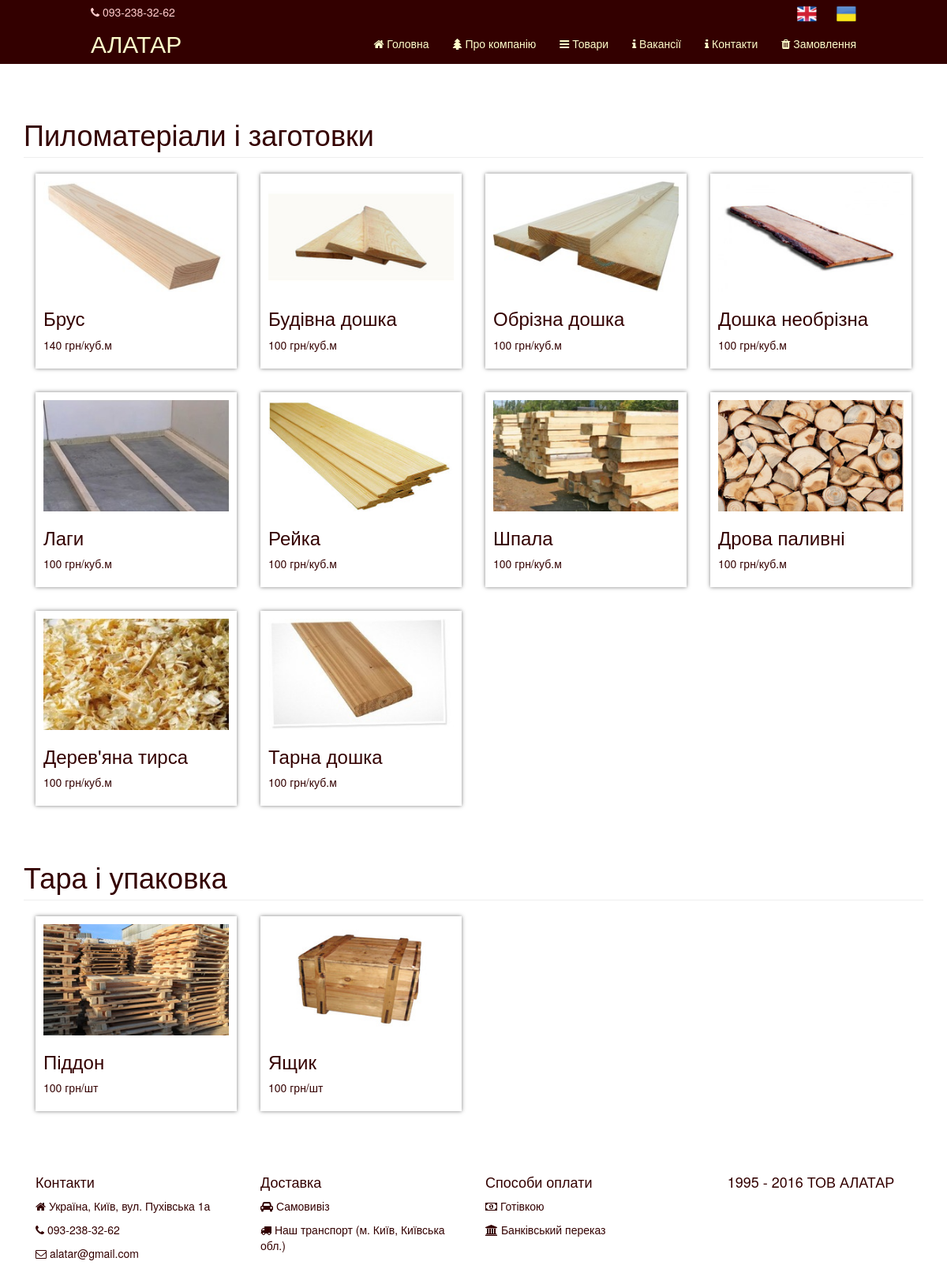
/product, run on the app's committed database.
### tables this page shows
CREATE TABLE IF NOT EXISTS `menu_ukr` (
  `id` int(11) NOT NULL AUTO_INCREMENT,
  `caption` varchar(100) NOT NULL,
  PRIMARY KEY (`id`),
  KEY `caption` (`caption`)
);

CREATE TABLE IF NOT EXISTS `products_ukr` (
  `id` int(11) NOT NULL AUTO_INCREMENT,
  `caption` varchar(200) NOT NULL,
  `menu_type` varchar(30) NOT NULL,
  `measure` text NOT NULL,
  `price` float DEFAULT NULL,
  `info` text,
  `image` text,
  PRIMARY KEY (`id`),
  UNIQUE KEY `caption` (`caption`),
  KEY `menu_type` (`menu_type`)
);

### Recordset.php (called while the page is built, shortened)
<?php
INCLUDE '/DB.php';
class Recordset {
    private $database;
    private $dbh;
    public function __construct(){
        $this->database = DB::get();
    }
    public function connect($host, $dbname, $user, $pass){
        $this->dbh = $this->database->connect($host, $dbname, $user, $pass);
    }
    public function SQL(){
        $args = func_get_args();
        $query = $args[0];
        $argsCount = count($args);
        if($argsCount > 1){
            if(is_array($args[1])){
                $this->sth = $this->dbh->prepare($query);
                $this->sth->execute($args[1]);
            }
            else{
                array_shift($args);
                $this->sth = $this->dbh->prepare($query);
                $this->sth->execute($args);
            }
        }
        else{
            $this->sth = $this->dbh->query($query);
        }
    }
}
?>

### DB.php (called while the page is built, shortened)
<?php
class DB{
    private static $instance;
    public static function get(){
        if (self::$instance === null){
            self::$instance = new DB();
        }
        return self::$instance;
    }
    public function connect($host, $dbname, $user, $pass){
        try{
            $this->dbh = new PDO("mysql:host=".$host.";dbname=".$dbname, $user, $pass);
            return $this->dbh;
        } catch(PDOException $e){
            $this->connected = false;
            echo $e->getMessage();
        }
    }
}
?>

### index.php (called while the page is built)
<?php
require_once 'core.php';

### views/product_view.php (the view, shortened to what this page needs)
<div class="container" style="margin-top: 40px;">
    <div class="page">
        <?$counter = -1;
        foreach($this->data as $row){
            $counter++;?>
            <div class="row">
                 <div class="col-lg-12 col-md-12 col-sm-12 col-xs-12">
                    <h1 class="page-header"><?=$row['caption']?></h1>
                </div>
            </div>
            <?foreach($this->products[$counter] as $row1){?>
                <div class="col-md-3 col-sm-4 col-xs-6 img-portfolio product">
                    <div class = "product1">
                        <img class="img-responsive" src="/images/<?=$row1['image']?>" alt="" style="width: 100%;">
                        <h3>
                            <?=$row1['caption']?>
                        </h3>
                        <p><?=$row1['price']?> грн/<?=$row1['measure']?></p>
                    </div>
                </div>
            <?}?>
        <?}?>

### core.php (shortened to what this page needs)
<?php
include '/Recordset.php';
include '/page.php';
$code = "main";
$routes = explode('/', $_SERVER['REQUEST_URI']);
array_shift($routes);
if($routes[0]==='admin' || file_exists('adminka/'.$routes[0].'.php')){
    if(IN_ADMIN){
        if($routes[0]=='admin'){
            include '/views/header.php';
            include '/views/admin_view.php';
            include '/views/footer.php';
        }
        else{
            include '/adminka/'.$routes[0].'.php';
        }
    }
    else{
        include '/views/header.php';
        include '/views/404_view.php';
        include '/views/footer.php';
    }
}
else {
    if (!empty($routes[0])) {
        $code = $routes[0];
    }
    $page = new Page($code);
    $page->getContent();
    include '/views/header.php';
    $page->publish();
    include '/views/footer.php';
}

### page.php (shortened to what this page needs)
<?php
include_once 'Recordset.php';
class Page{
    public static $db;
    public static $languagePrefix, $local_const;
    private $code,$caption,$content,$parentCode,$isContainer,$aliasOf,$productCode;
    private $view='main', $filename, $title = 'ТОВ "АЛАТАР" купить пиломатериалы недорого Киев';
    private $data = array(), $data1 = array(), $product_types = array();
    private $notFound=false;
    public function __construct($code){
        $this->view = $code;
        if(is_array($code)){
            $this->field = $code;
        }else {
            $this->code = $code;
            $sql = "SELECT * FROM pages".self::$languagePrefix." WHERE code = '".$this->code."'";
            self::$db->SQL($sql);
            try {
                $this->field = self::$db->nextRow();
            }
            catch(Exception $e){
                $this->notFound = true;
                $this->view = '404';
            }
        }
        $this->isContainer = $this->field['isContainer'];
    }
    public function getContent(){
        if(!$this->notFound) {
            if ($this->isContainer === '1') {
                if ($this->code == 'contacts') {
                    self::$db->SQL("SELECT * FROM map");
                    array_push($this->data1, self::$db->nextRow());
                } elseif ($this->code === 'product') {
                    $sql = "SELECT caption FROM menu".self::$languagePrefix." ORDER BY id;";
                    self::$db->SQL($sql);
                    while ($row = self::$db->nextRow()) {
                        array_push($this->data, $row);
                    }
                    foreach ($this->data as $row) {
                        echo $sql = "SELECT * FROM products".self::$languagePrefix." WHERE menu_type = '". $row['caption']."' ORDER BY id";
                        self::$db->SQL($sql);
                    }
                } elseif ($this->code === 'vacancy') {
                    $sql = "SELECT * FROM vacancies".self::$languagePrefix;
                    self::$db->SQL($sql);
                    while ($row = self::$db->nextRow())
                        array_push($this->data, $row);
                }elseif ($this->code === 'orders') {
                    self::$db->SQL("SELECT * FROM orders");
                    while ($row = self::$db->nextRow())
                        array_push($this->data, $row);
                }
            }
        }
        $this->filename = 'views/'.$this->view.'_view.php';
    }
    public function publish(){
        if(file_exists($this->filename)) {
            include $this->filename;
        }
        else{
            include '/views/404_view.php';
        }
    }
}

### views/header.php (shortened to what this page needs)
<!DOCTYPE html>
<html lang="en">
<head>
    <link href="/css/bootstrap.css" rel="stylesheet">
    <link href="/css/modern-business.css" rel="stylesheet">
    <link href="/css/login.css" rel="stylesheet">
    <link rel="stylesheet" href="/adminka/css/admin.css">
	<link rel="stylesheet" href="/font-awesome/css/font-awesome.min.css">
	<link href="//maxcdn.bootstrapcdn.com/font-awesome/4.2.0/css/font-awesome.min.css" rel="stylesheet">
    <link href="/css/site.css" rel="stylesheet">
</head>
<body>
<nav class="navbar navbar-inverse navbar-fixed-top header-style" role="navigation">
    <div class="header-tel-number col-lg-10 col-lg-offset-1 col-xs-12">
        <span><i class="fa fa-phone"></i> 093-238-32-62</span>
        <span class="lang" id="ukr" title="Українською"><img src="/images/Ukraine-Flag.png"></span>
        <span class="lang" id="en" title="English"><img src="/images/United-Kingdom-flag.png"></span>
    </div>
    <div class="container col-lg-10 col-lg-offset-1 col-xs-12">
        <div class="navbar-header">
            <a class="navbar-brand" href="/"><?=Page::$local_const['Alatar']?></a>
        </div>
        <div class="collapse navbar-collapse" id="bs-example-navbar-collapse-1">
            <ul class="nav navbar-nav navbar-right">
                <li>
                    <a href="/"><i class = "fa fa-home"></i> <?=Page::$local_const['main_page']?></a>
                </li>
                <li>
                    <a href="/about"><i class = "fa fa-tree"></i> <?=Page::$local_const['about']?></a>
                </li>
                <li>
                    <a href="/product"><i class = "fa fa-bars"></i> <?=Page::$local_const['products']?></a>
                </li>
                <li>
                    <a href="/vacancy"><i class="fa fa-info"></i> <?=Page::$local_const['vacancy']?></a>
                </li>
                <li>
                    <a href="/contacts"><i class="fa fa-info"></i> <?=Page::$local_const['contacts']?></a>
                </li>
                <li>
                    <a href="/order"><i class="fa fa-trash"></i> <?=Page::$local_const['order']?></a>
                </li>
            </ul>
        </div>
    </div>
</nav>

### views/footer.php (shortened to what this page needs)
</div>
<footer id = "footer" style="margin-top: 40px;">
    <div class="row">
        <div class="col-lg-12 col-sm-12">
            <div class="col-lg-3 col-sm-3 col-xs-6">
            	<h4><?=Page::$local_const['contacts']?></h4>
            	<p><i class="fa fa-home"></i> <?=Page::$local_const['adress']?></p>
                <p><i class="fa fa-phone"></i> 093-238-32-62</p>
                <p><i class="fa fa-envelope-o"></i> alatar@gmail.com</p>
            </div>
            <div class="col-lg-3 col-sm-3 col-xs-6 ">
            	<h4><?=Page::$local_const['delivery']?></h4>
            	    <p><i class="fa fa-car"></i> <?=Page::$local_const['self_delivery']?></p>
                    <p><i class="fa fa-truck"></i> <?=Page::$local_const['our_transport']?></p>
            </div>
            <div class="col-lg-3 col-sm-3 col-xs-6 my-hide">
            	<h4><?=Page::$local_const['payment']?></h4>
            	    <p><i class="fa fa-money"></i> <?=Page::$local_const['cash_payment']?></p>
                    <p><i class="fa fa-bank"></i> <?=Page::$local_const['bank_payment']?></p>
            </div>
            <div class = "col-lg-3 col-sm-3 col-xs-12 ">
            	<h4 class = "main-text"><?=Page::$local_const['Alatar_footer']?></h4>
            </div>
        </div>
    </div>
</footer>
</div>
</body>
</html>

### css/modern-business.css (style rules this page uses)
html, body { height: 100%; }
body { padding-top: 50px; }
.img-portfolio { margin-bottom: 30px; }
footer { margin: 50px 0; }

### css/site.css (style rules this page uses)
body:first-line { content: ''; }
body { background-color: #ffffff; color: #330000; }
.header-style { background-color: #330000; color: #ffcccc; border-color: #330000; }
.navbar-inverse .navbar-nav>li>a { color: #ffffcc; }
.navbar-inverse .navbar-brand { color: #ffffcc; }
a { color: #330000; }
.header-tel-number { padding-right: 15px; padding-left: 15px; padding-bottom: 10px; }
.header-tel-number span { float: left; padding-top: 5px; margin-bottom: -10px; }
.header-tel-number span:not(:first-of-type) { float: right; padding: 5px 0 0 15px; }
.navbar-brand { font-size: 30px; }
.navbar { min-height: 70px; }
.navbar > .container { bottom: 0; }
.lang { margin-left: 10px; }

### views/product_view.php (style rules this page uses)
.product1 { box-shadow: 0 0 5px rgba(0,0,0,0.5); padding:10px; }

### views/footer.php (style rules this page uses)
html { position: relative; }
#footer { bottom: 0; margin: 50px 0 0 0; }
.page { display: table-row; height: 100%; }
.container { position: relative; display: table; height: 100%; }
.main-text { text-align: center; }

### data on the page
menu_ukr: caption "SELECT * FROM products_ukr WHERE menu_type = 'Тара і упаковка' ORDER BY id", caption "Тара і упаковка"
menu_ukr: caption "Пиломатеріали і заготовки"
products_ukr: image (picture), caption "Брус", price "140", measure "куб.м"
products_ukr: image (picture), caption "Будівна дошка", price "100", measure "куб.м"
products_ukr: image (picture), caption "Обрізна дошка", price "100", measure "куб.м"
products_ukr: image (picture), caption "Дошка необрізна", price "100", measure "куб.м"
products_ukr: image (picture), caption "Лаги", price "100", measure "куб.м"
products_ukr: image (picture), caption "Рейка", price "100", measure "куб.м"
products_ukr: image (picture), caption "Шпала", price "100", measure "куб.м"
products_ukr: image (picture), caption "Дрова паливні", price "100", measure "куб.м"
products_ukr: image (picture), caption "Дерев'яна тирса", price "100", measure "куб.м"
products_ukr: image (picture), caption "Тарна дошка", price "100", measure "куб.м"
products_ukr: image (picture), caption "Піддон", price "100", measure "шт"
products_ukr: image (picture), caption "Ящик", price "100", measure "шт"

### other printed values
Page::$local_const['Alatar'] "АЛАТАР"
Page::$local_const['main_page'] "Головна"
Page::$local_const['about'] "Про компанію"
Page::$local_const['products'] "Товари"
Page::$local_const['vacancy'] "Вакансії"
Page::$local_const['contacts'] "Контакти"
Page::$local_const['order'] "Замовлення"
Page::$local_const['adress'] "Україна, Київ, вул. Пухівська 1а"
Page::$local_const['delivery'] "Доставка"
Page::$local_const['self_delivery'] "Самовивіз"
Page::$local_const['our_transport'] "Наш транспорт (м. Київ, Київська обл.)"
Page::$local_const['payment'] "Способи оплати"
Page::$local_const['cash_payment'] "Готівкою"
Page::$local_const['bank_payment'] "Банківський переказ"
Page::$local_const['Alatar_footer'] "1995 - 2016 ТОВ АЛАТАР"
